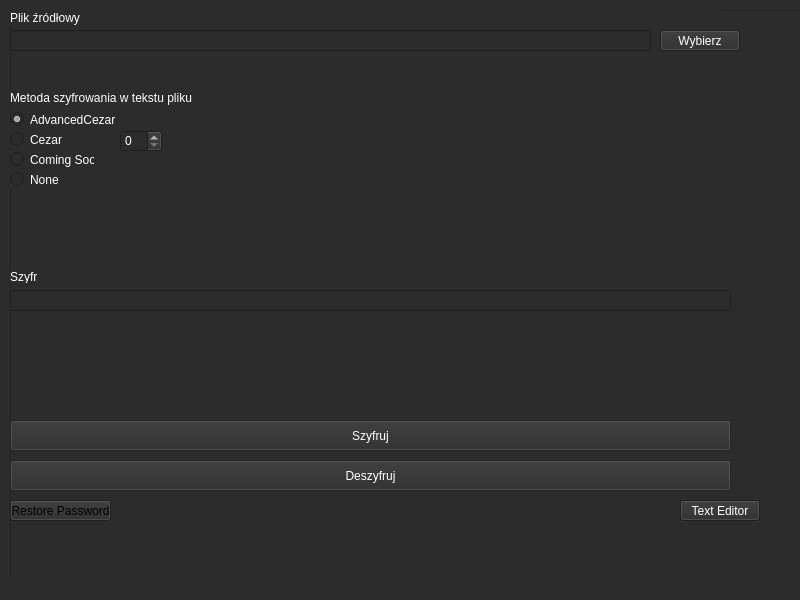
<?xml version="1.0" encoding="UTF-8"?>
<ui version="4.0">
 <class>MainWindow</class>
 <widget class="QMainWindow" name="MainWindow">
  <property name="geometry">
   <rect>
    <x>0</x>
    <y>0</y>
    <width>800</width>
    <height>600</height>
   </rect>
  </property>
  <property name="windowTitle">
   <string>MainWindow</string>
  </property>
  <property name="styleSheet">
   <string notr="true">background-color: rgb(44, 44, 44);
border-color: rgb(59, 255, 0);</string>
  </property>
  <widget class="QWidget" name="centralwidget">
   <widget class="QFrame" name="frame">
    <property name="geometry">
     <rect>
      <x>10</x>
      <y>10</y>
      <width>1151</width>
      <height>751</height>
     </rect>
    </property>
    <property name="frameShape">
     <enum>QFrame::StyledPanel</enum>
    </property>
    <property name="frameShadow">
     <enum>QFrame::Raised</enum>
    </property>
    <widget class="QPushButton" name="SourceFileSelectButton">
     <property name="geometry">
      <rect>
       <x>650</x>
       <y>20</y>
       <width>80</width>
       <height>21</height>
      </rect>
     </property>
     <property name="styleSheet">
      <string notr="true">color: rgb(255, 255, 255);</string>
     </property>
     <property name="text">
      <string>Wybierz</string>
     </property>
    </widget>
    <widget class="QPushButton" name="EncryptButton">
     <property name="enabled">
      <bool>false</bool>
     </property>
     <property name="geometry">
      <rect>
       <x>0</x>
       <y>410</y>
       <width>721</width>
       <height>31</height>
      </rect>
     </property>
     <property name="styleSheet">
      <string notr="true">color: rgb(255, 255, 255);</string>
     </property>
     <property name="text">
      <string>Szyfruj</string>
     </property>
    </widget>
    <widget class="QSpinBox" name="CezarNumberSpinBox">
     <property name="enabled">
      <bool>false</bool>
     </property>
     <property name="geometry">
      <rect>
       <x>110</x>
       <y>120</y>
       <width>42</width>
       <height>22</height>
      </rect>
     </property>
     <property name="styleSheet">
      <string notr="true">color: rgb(255, 255, 255);</string>
     </property>
    </widget>
    <widget class="QLineEdit" name="SoruceFileTextBox">
     <property name="enabled">
      <bool>false</bool>
     </property>
     <property name="geometry">
      <rect>
       <x>0</x>
       <y>20</y>
       <width>641</width>
       <height>21</height>
      </rect>
     </property>
     <property name="styleSheet">
      <string notr="true">color: rgb(255, 255, 255);</string>
     </property>
    </widget>
    <widget class="QLabel" name="label_2">
     <property name="geometry">
      <rect>
       <x>0</x>
       <y>260</y>
       <width>47</width>
       <height>13</height>
      </rect>
     </property>
     <property name="styleSheet">
      <string notr="true">color: rgb(255, 255, 255);</string>
     </property>
     <property name="text">
      <string>Szyfr</string>
     </property>
    </widget>
    <widget class="QRadioButton" name="AdvancedCezarRadio">
     <property name="geometry">
      <rect>
       <x>0</x>
       <y>100</y>
       <width>111</width>
       <height>19</height>
      </rect>
     </property>
     <property name="styleSheet">
      <string notr="true">color: rgb(255, 255, 255);</string>
     </property>
     <property name="text">
      <string>AdvancedCezar</string>
     </property>
     <property name="checked">
      <bool>true</bool>
     </property>
    </widget>
    <widget class="QRadioButton" name="CezarRadio">
     <property name="geometry">
      <rect>
       <x>0</x>
       <y>120</y>
       <width>84</width>
       <height>19</height>
      </rect>
     </property>
     <property name="styleSheet">
      <string notr="true">color: rgb(255, 255, 255);</string>
     </property>
     <property name="text">
      <string>Cezar</string>
     </property>
    </widget>
    <widget class="QLabel" name="label">
     <property name="geometry">
      <rect>
       <x>0</x>
       <y>0</y>
       <width>711</width>
       <height>16</height>
      </rect>
     </property>
     <property name="styleSheet">
      <string notr="true">color: rgb(255, 255, 255);</string>
     </property>
     <property name="text">
      <string>Plik źródłowy</string>
     </property>
    </widget>
    <widget class="QRadioButton" name="radioButton">
     <property name="geometry">
      <rect>
       <x>0</x>
       <y>140</y>
       <width>84</width>
       <height>19</height>
      </rect>
     </property>
     <property name="styleSheet">
      <string notr="true">color: rgb(255, 255, 255);</string>
     </property>
     <property name="text">
      <string>Coming Soon</string>
     </property>
    </widget>
    <widget class="QLabel" name="label_3">
     <property name="geometry">
      <rect>
       <x>0</x>
       <y>80</y>
       <width>301</width>
       <height>16</height>
      </rect>
     </property>
     <property name="styleSheet">
      <string notr="true">color: rgb(255, 255, 255);</string>
     </property>
     <property name="text">
      <string>Metoda szyfrowania w tekstu pliku</string>
     </property>
    </widget>
    <widget class="QRadioButton" name="NoCipherRadio">
     <property name="geometry">
      <rect>
       <x>0</x>
       <y>160</y>
       <width>84</width>
       <height>19</height>
      </rect>
     </property>
     <property name="styleSheet">
      <string notr="true">color: rgb(255, 255, 255);</string>
     </property>
     <property name="text">
      <string>None</string>
     </property>
    </widget>
    <widget class="QLineEdit" name="CipherTextBox">
     <property name="geometry">
      <rect>
       <x>0</x>
       <y>280</y>
       <width>721</width>
       <height>21</height>
      </rect>
     </property>
     <property name="styleSheet">
      <string notr="true">color: rgb(255, 255, 255);</string>
     </property>
    </widget>
    <widget class="QPushButton" name="DecryptButton">
     <property name="enabled">
      <bool>false</bool>
     </property>
     <property name="geometry">
      <rect>
       <x>0</x>
       <y>450</y>
       <width>721</width>
       <height>31</height>
      </rect>
     </property>
     <property name="styleSheet">
      <string notr="true">color: rgb(255, 255, 255);</string>
     </property>
     <property name="text">
      <string>Deszyfruj</string>
     </property>
    </widget>
    <widget class="QPushButton" name="TextEditorOpenButton">
     <property name="geometry">
      <rect>
       <x>670</x>
       <y>490</y>
       <width>80</width>
       <height>21</height>
      </rect>
     </property>
     <property name="font">
      <font>
       <family>MS Shell Dlg 2</family>
      </font>
     </property>
     <property name="styleSheet">
      <string notr="true">color: rgb(255, 255, 255);</string>
     </property>
     <property name="text">
      <string>Text Editor</string>
     </property>
    </widget>
    <widget class="QPushButton" name="btnRestorePass">
     <property name="geometry">
      <rect>
       <x>0</x>
       <y>490</y>
       <width>101</width>
       <height>21</height>
      </rect>
     </property>
     <property name="text">
      <string>Restore Password</string>
     </property>
    </widget>
   </widget>
  </widget>
  <widget class="QMenuBar" name="menubar">
   <property name="geometry">
    <rect>
     <x>0</x>
     <y>0</y>
     <width>800</width>
     <height>20</height>
    </rect>
   </property>
  </widget>
  <widget class="QStatusBar" name="statusbar"/>
 </widget>
 <resources/>
 <connections/>
</ui>
